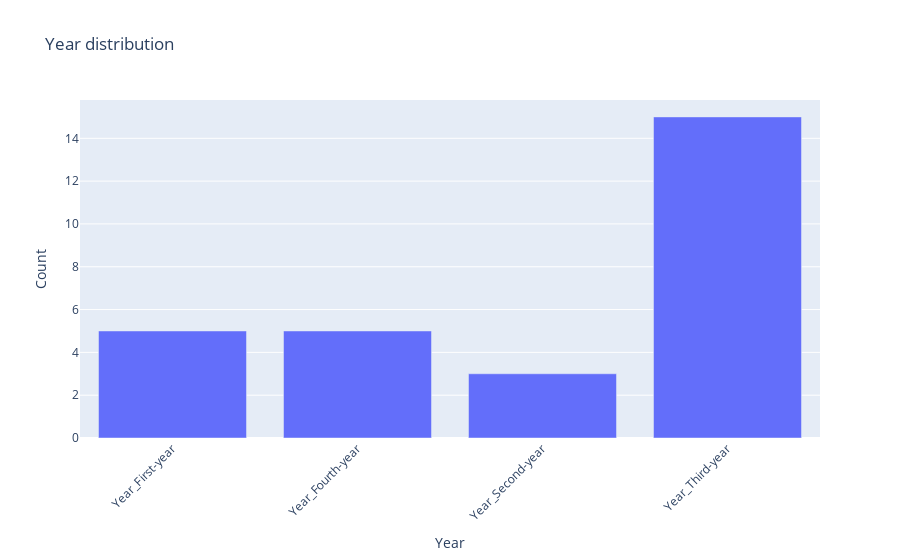

Write notebook code for a chart like this one.
### Code cell
year_counts = df[year_cols].sum()
fig = px.bar(x=year_counts.index, y=year_counts.values, title='Year distribution')
fig.update_layout(xaxis_title='Year', yaxis_title='Count', xaxis_tickangle=-45)
fig.show()

### Figure 1 — Plotly figure (JSON) as saved in the notebook; plotly's stock layout.template omitted (floating-point values rounded to 4 significant figures)
{"data": [{"alignmentgroup": "True", "hovertemplate": "x=%{x}<br>y=%{y}<extra></extra>", "legendgroup": "", "marker": {"color": "#636efa", "pattern": {"shape": ""}}, "name": "", "offsetgroup": "", "orientation": "v", "showlegend": false, "textposition": "auto", "type": "bar", "x": ["Year_First-year", "Year_Fourth-year", "Year_Second-year", "Year_Third-year"], "xaxis": "x", "y": [5, 5, 3, 15], "yaxis": "y"}], "layout": {"barmode": "relative", "legend": {"tracegroupgap": 0}, "title": {"text": "Year distribution"}, "xaxis": {"anchor": "y", "domain": [0, 1], "tickangle": -45, "title": {"text": "Year"}}, "yaxis": {"anchor": "x", "domain": [0, 1], "title": {"text": "Count"}}}}
